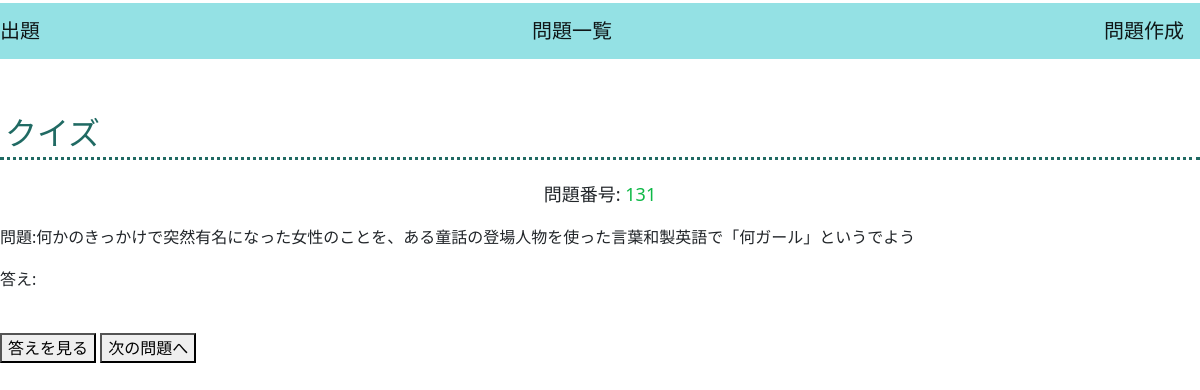
The app's page /app/ with its own data.
### app/models.py (models this page shows, shortened)
class Quiz(models.Model):
    id = models.IntegerField(primary_key=True)
    quiz_content = models.TextField()
    answer = models.CharField(max_length=255)
    category = models.CharField(max_length=255)
    sub_category = models.CharField(max_length=255, null=True, blank=True)
    class Meta:
        db_table = 'quiz'

### app/views.py (the view)
# urls.py: path('',QuizFormView.as_view(), name='home'),
class QuizFormView(ListView):
    template_name = 'home.html'
    model = Quiz
    def get_queryset(self):
        return Quiz.objects.order_by('?')[:1]

### templates/home.html (shortened to what this page needs)
{% extends "base.html" %}
{% load static %}
{% block content %}
<h2>クイズ</h2>
{% for quiz in object_list %}
    <p class="center">問題番号: <a href="{% url 'app:update_quiz' pk=quiz.id %}">{{ quiz.pk }}</a></p>
    <p>問題:{{ quiz.quiz_content }}</p>
    <div>
    <div class="inline-block">答え:</div><p id="p2" class="inline-block">{{ quiz.answer }}</p>
    </div>
    <button type="button" onclick="clickBtn2();">答えを見る</button>
    <button type="button" onclick="location.reload();">次の問題へ</button>
{% endfor %}
{% endblock %}

### static/css/style.css (style rules this page uses)
html { font-family: sans-serif; }
html * { box-sizing: border-box; }
h2 { color:#206a63; border-bottom: 3px dotted #206a63; margin: 50px 0 20px 0; padding: 5px; }
.center { text-align: center; font-size: large; }
p { line-height: 1.6; }
a { text-decoration: none; }
a:link { color: #0eb947; }
.inline-block { display: inline-block; padding: 20px 50px auto auto; height: 50px; }

### records on screen
Quiz: pk "131", quiz_content "何かのきっかけで突然有名になった女性のことを、ある童話の登場人物を使った言葉和製英語で「何ガール」というでよう"
